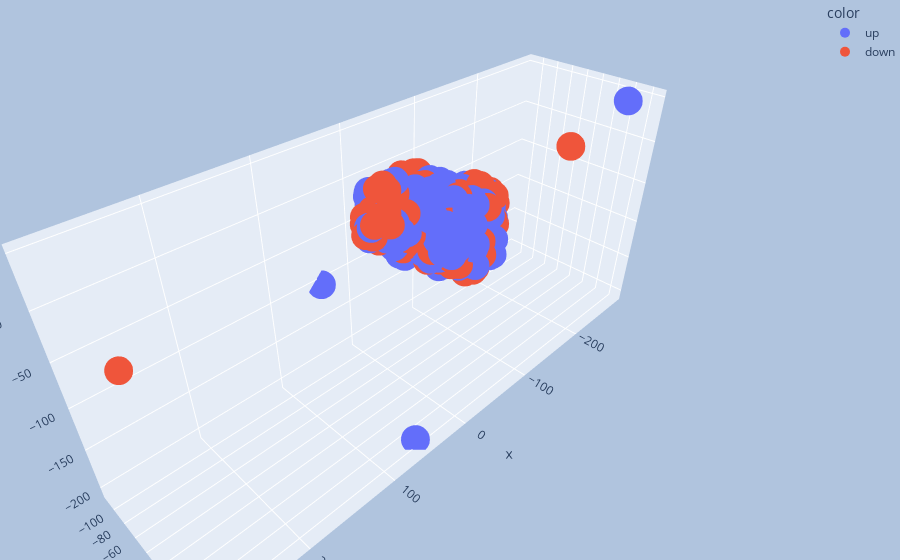

The notebook cell saved with this chart:
### Code cell
draw_tsne(n_iter=1000, n_components=3, metric='euclidean', title='', size = 10)

### Figure 1 — Plotly figure (JSON) as saved in the notebook; plotly's stock layout.template omitted (floating-point values rounded to 4 significant figures; data arrays with more than 128 entries replaced by an {"elided": "..."} marker saying what was removed)
{"data": [{"hovertemplate": "color=up<br>x=%{x}<br>y=%{y}<br>z=%{z}<extra></extra>", "legendgroup": "up", "marker": {"color": "#636efa", "line": {"width": 0}, "size": 10, "symbol": "circle"}, "mode": "markers", "name": "up", "scene": "scene", "showlegend": true, "type": "scatter3d", "x": {"elided": "476 float values"}, "y": {"elided": "476 float values"}, "z": {"elided": "476 float values"}}, {"hovertemplate": "color=down<br>x=%{x}<br>y=%{y}<br>z=%{z}<extra></extra>", "legendgroup": "down", "marker": {"color": "#EF553B", "line": {"width": 0}, "size": 10, "symbol": "circle"}, "mode": "markers", "name": "down", "scene": "scene", "showlegend": true, "type": "scatter3d", "x": {"elided": "423 float values"}, "y": {"elided": "423 float values"}, "z": {"elided": "423 float values"}}], "layout": {"legend": {"title": {"text": "color"}, "tracegroupgap": 0}, "margin": {"b": 0, "l": 0, "r": 0, "t": 0}, "paper_bgcolor": "LightSteelBlue", "scene": {"domain": {"x": [0, 1], "y": [0, 1]}, "xaxis": {"title": {"text": "x"}}, "yaxis": {"title": {"text": "y"}}, "zaxis": {"title": {"text": "z"}}}}}
